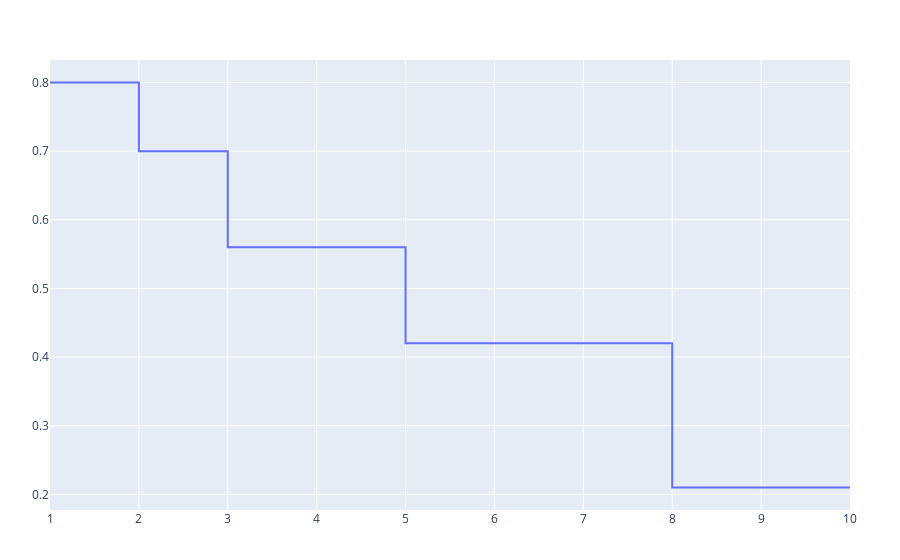

The notebook cell this image was saved under:
### Code cell
d_time = [1, 1, 2, 2, 2, 3, 5, 6, 8, 10]
d_status = [1, 1, 1, 0, 0, 1, 1, 0, 1, 0]

KaplanMeierCurve(d_time, d_status)

### Figure 1 — Plotly figure (JSON) as saved in the notebook; plotly's stock layout.template omitted (floating-point values rounded to 4 significant figures)
{"data": [{"hoverinfo": "text+name", "line": {"shape": "hv"}, "mode": "lines", "name": "Kaplan-Meier Curve", "type": "scatter", "x": [1, 2, 3, 5, 8, 10], "y": [0.8, 0.7, 0.56, 0.42, 0.21, 0.21]}], "layout": {"margin": {"b": 50, "l": 50, "r": 50, "t": 60}}}
